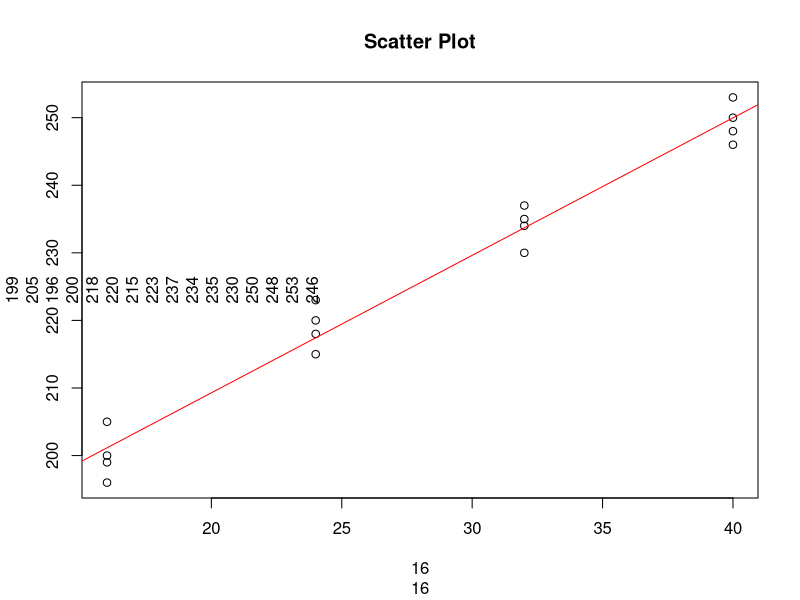

Recreate this plot in R.
## ---- chunk 1
set.seed(1) # Please don't remove this code!
## ---- chunk 2
# Data set manually typed out
y <- c(199.0,205.0,196.0,200.0,218.0,220.0,215.0,223.0,237.0,234.0,235.0,230.0,250.0,248.0,253.0,246.0)
x <- c(rep(16,4),rep(24,4),rep(32,4),rep(40,4))  
## ---- chunk 3
meanx <- mean(x)
meany <- mean(y)
sxy <- sum((x - meanx)*(y - meany))
sxx <- sum((x - meanx)*(x - meanx))
syy <- sum((y - meany)*(y - meany))
B1hat <- sxy/sxx
B0hat <- meany-B1hat*meanx
## ---- chunk 4
plot(x, y, main="Scatter Plot", xlab=x, ylab=y)
abline(lm(y~x), col="red")
## ---- chunk 5
var <- var(y)
var
## ---- chunk 6
r <- (sxy/15)/(((sxx/15)^.5)*((syy/15)^.5))
r
## ---- chunk 7
datagiven <- lm(y~x)
summary(datagiven)$r.squared
